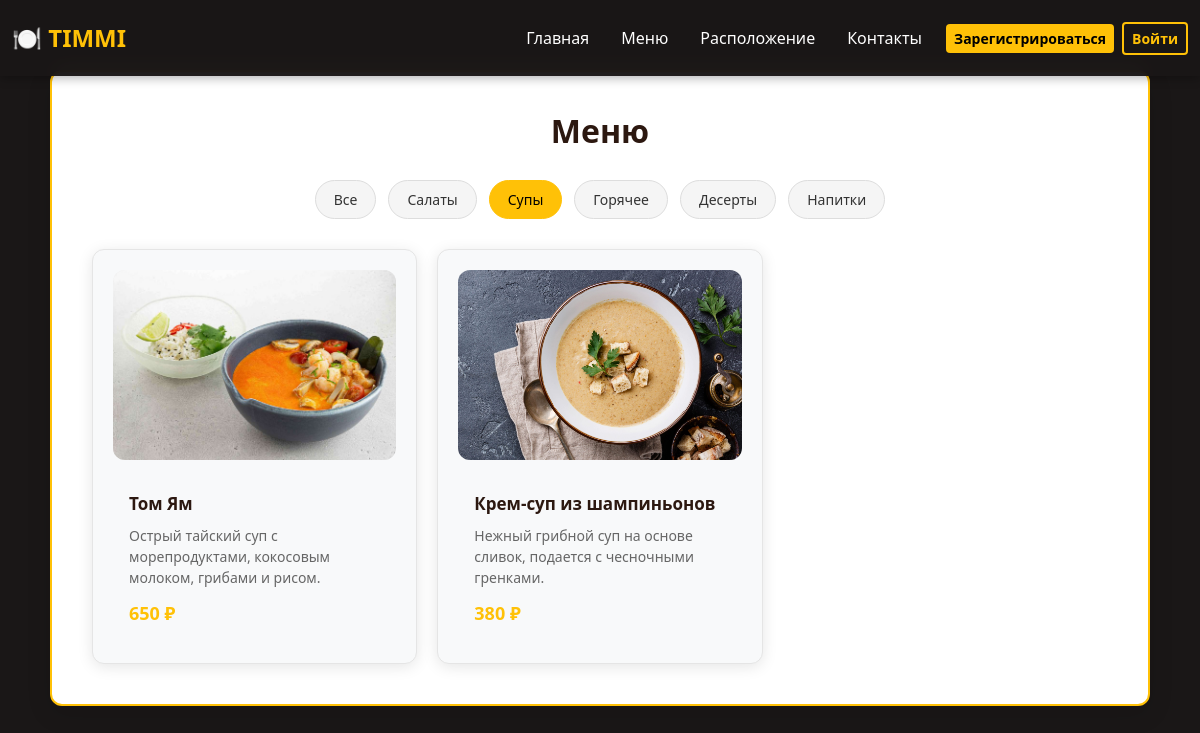
Page /menu?category=soups on the committed database.
### data/dishes.py (models this page shows, shortened)
class Dish(SqlAlchemyBase, UserMixin, SerializerMixin):
    __tablename__ = 'dishes'
    id = sqlalchemy.Column(sqlalchemy.Integer,
                           primary_key=True, autoincrement=True)
    name = sqlalchemy.Column(sqlalchemy.String, nullable=True)
    description = sqlalchemy.Column(sqlalchemy.String, nullable=True)
    price = sqlalchemy.Column(sqlalchemy.Integer,
                              index=True, unique=True, nullable=True)
    image = sqlalchemy.Column(sqlalchemy.String)
    category = sqlalchemy.Column(sqlalchemy.String)

### main.py (the view)
@app.route('/menu')
def menu():
    CATEGORIES = {
        'all': 'Все',
        'salads': 'Салаты',
        'soups': 'Супы',
        'mains': 'Горячее',
        'desserts': 'Десерты',
        'drinks': 'Напитки'
    }
    current_category = request.args.get('category', 'all')
    db_sess = db_session.create_session()
    if current_category == 'all':
        dishes = db_sess.query(Dish).all()
    else:
        dishes = db_sess.query(Dish).filter(Dish.category == current_category).all()
    menu_data = {
        'title': 'Меню',
        'dishes': dishes,
        'categories': CATEGORIES,
        'current_category': current_category
    }
    return render_template('menu.html', menu=menu_data)

### data/db_session.py (called while the page is built)
def create_session() -> Session:
    global __factory
    return __factory()

### templates/menu.html (shortened to what this page needs)
{% extends "base.html" %}
{% block content %}
<div class="menu-container">
    <h1>{{ menu.title }}</h1>
    <div class="category-filters">
        {% for cat_id, cat_name in menu.categories.items() %}
            <a href="{{ url_for('menu', category=cat_id) }}"
               class="filter-btn {% if menu.current_category == cat_id %}active{% endif %}">
                {{ cat_name }}
            </a>
        {% endfor %}
    </div>
    {% if menu.dishes %}
        <div class="menu-grid">
            {% for dish in menu.dishes %}
                <div class="menu-item">
                    <div class="menu-item-image">
                        {% if dish.image and dish.image != 'default.jpg' %}
                            <img src="{{ url_for('static', filename='img/' + dish.image) }}" alt="{{ dish.name }}">
                        {% else %}
                            <img src="{{ url_for('static', filename='img/default.jpg') }}" alt="{{ dish.name }}">
                        {% endif %}
                    </div>
                    <div class="menu-item-content">
                        <div class="menu-item-name">{{ dish.name }}</div>
                        <div class="menu-item-description">{{ dish.description }}</div>
                        <div class="menu-item-price">{{ dish.price }} ₽</div>
                    </div>
                </div>
            {% endfor %}
        </div>
    {% else %}
        <div class="empty-message">
            В этой категории пока нет блюд
        </div>
    {% endif %}
</div>
{% endblock %}

### rows in the picture
Dish: image (picture), name "Том Ям", description "Острый тайский суп с морепродуктами, кокосовым молоком, грибами и рисом.", price "650"
Dish: image (picture), name "Крем-суп из шампиньонов", description "Нежный грибной суп на основе сливок, подается с чесночными гренками.", price "380"

### other values in the picture
{{ menu.title }} "Меню"
{{ cat_name }} "Все" "Салаты" "Супы" "Горячее" "Десерты" "Напитки"
